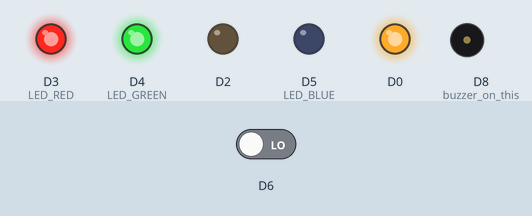
A sketch run on a simulated ESP8266 (NodeMCU). On the bench: output pins drawn as LEDs (lit = HIGH), buzzer (waves = sounding, pin HIGH). Inputs (shaded band) come from the test bench; at power-on: D6 LOW. WiFi joins after 1.5 s; servers stay silent unless stated; no MQTT or app messages arrive unless stated; what the sketch prints to the serial monitor is not drawn.

Above: at 0.1 s.
At 2.7 s:
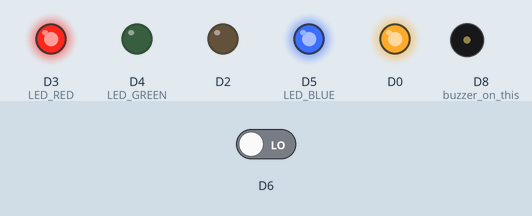
2.8 s: D6 driven HIGH
At 3.65 s:
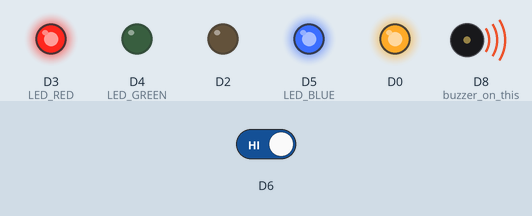
Timing chart, 0 to 5.8 s (numbered marks = the images above; inputs shaded):
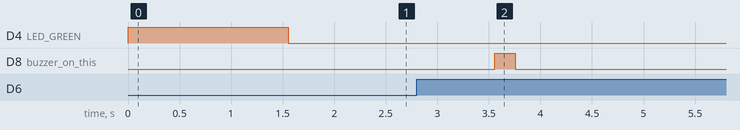

Measured:
- after the input at 2.8 s, D8 (buzzer_on_this): LOW → HIGH after 0.76 s, → LOW 0.20 s later

The sketch:

arduino_6.ino
```cpp
/*
 *  Lesson-11
 *  Make sure to install PubSubClient library prior to compiling this sketch
 */

#include <ESP8266WiFi.h>
#include <DHT.h>
#include <PubSubClient.h> // Allows us to connect to, and publish to the MQTT broker

#define LED_OFF 0
#define LED_RED 1
#define LED_GREEN 2
#define LED_BLUE 3

/*
ESP8266 pin usage:

  D0:  Relay, When 0 is applied, relay is activated
  D1:  I/O, with Factory reset Push button
  D2:  P0, solid state switch
  D3:  LED_RED
  D4:  LED_GREEN
  D5:  LED_BLUE
  D6:  I/O   ; Will connect motion sensor to this
  D7:  I/O   ; will connect DHT11 temp/humidity sensor to this
  D8:  Buzzer ; whwn 1 is applied, P0 is actrivated

*/
WiFiClient wifiClient;
DHT dhtd7(D7, DHT11);

char *ssid = "WiFi-66CF";       // maximum allowable ssid length is 27, as one terminating null character is reserved
char *password = "98490820";   // maximum allowable password lenth is 27
const char* mqtt_username = "raman";
const char* mqtt_password = "Test@2021";

const char* mqtt_server = "35.223.145.82";
const char* clientID = "MyDevice";
PubSubClient client(mqtt_server, 1883, wifiClient); // 1883 is the secure listener port for the Broker

long last_motion_check_time;
int motion_check_duration;
boolean relay_status;
boolean P0_status;
uint16_t led_color;
uint16_t prev_motion_sensor;

void setup()
{
  Serial.begin(115200);
  Serial.println();

  pinMode(D0, OUTPUT);
  digitalWrite(D0, HIGH);  // Relay is OFF
  pinMode(D1, INPUT);
  pinMode(D2, OUTPUT);
  digitalWrite(D2, LOW);  // solid state switch P0 is OFF
  pinMode(D3, OUTPUT);     // LED_RED  ; 1 means off, 0 means ON
  digitalWrite(D3, HIGH);
  pinMode(D4, OUTPUT);     // LED_GREEN; 1 mean off, 0 means on
  digitalWrite(D4, HIGH);
  pinMode(D5, OUTPUT);     // LED_BLUE; 1 means off, 0 means on
  digitalWrite(D5, HIGH);
  pinMode(D6, INPUT);
  pinMode(D8, OUTPUT);  // buzzer on this

  dhtd7.begin();

  put_led_on(LED_BLUE);

  // Connect to the WiFi
  WiFi.begin(ssid, password);

  // Wait until the connection has been confirmed before continuing
  while (WiFi.status() != WL_CONNECTED) {
    delay(500);
    Serial.print(".");
  }
  Serial.println("WiFi connected");

  // setCallback sets the function to be called when a message is received.
  client.setCallback(ReceivedMessage);

  // Connect to MQTT Broker
  if (Connect()) {
    Serial.println("Connected Successfully to MQTT Broker!");
  }
  else {
    Serial.println("Connection Failed!");
  }

  put_led_on(LED_GREEN);
  last_motion_check_time = millis();
  motion_check_duration = 1000;  // Normally, check motion sensor every second
  relay_status = false;
  P0_status = false;
  prev_motion_sensor = 0;
}


void loop() {
   long now;
   uint16_t motion_sensor;
   float temperature, humidity;
   char msg[256];

   // check WiFi status
   // if WiFi is not connected, powercycle the device
   if (WiFi.status() != WL_CONNECTED) {
      Serial.println("Lost WiFi connection.  Restarting");
      delay(50);
      ESP.restart();  // this is software reset which may not work all the time
   }

   // If the connection is lost, try to connect again
   if (!client.connected()) {
     Connect();
   }
   // client.loop() just tells the MQTT client code to do what it needs to do itself (i.e. check for messages, etc.)
   client.loop();

   now = millis();
   if ((now - last_motion_check_time) > motion_check_duration) {  // Do every second
      last_motion_check_time = now;
      motion_check_duration = 1000;
      motion_sensor = read_motion_sensor();
      if (motion_sensor == 1) {
         if (prev_motion_sensor == 0) {   // Note:  Motion sensor output is 1 when motion is detected
            mqtt_client_publish("MOTION_ALARM", "ON");
            beep_buzzer();
            motion_check_duration = 15000;  // If alarm is detected, motion should not be checked earlier than 10 seconds
         }
      }
      prev_motion_sensor = motion_sensor;
   }
}


void put_led_on(uint16_t color) {
  digitalWrite(D3, HIGH);
  digitalWrite(D4, HIGH);
  digitalWrite(D5, HIGH);

  if (color == LED_RED) {
      digitalWrite(D3, LOW);
  } else if (color == LED_GREEN) {
      digitalWrite(D4, LOW);
  } else if (color == LED_BLUE) {
      digitalWrite(D5, LOW);
  }
  led_color = color;
}

void put_on_relay() {
   digitalWrite(D0, LOW); // RELAY.  We have inverted D0 in hardware
}

void put_off_relay() {
   digitalWrite(D0, HIGH); // RELAY.  We have inverted D0 in hardware
}

void put_on_P0() {
   digitalWrite(D2, HIGH);
}

void put_off_P0() {
   digitalWrite(D2, LOW);
}

void beep_buzzer() {
   digitalWrite(D8, HIGH);  // produces a beep of 200 msesc duration
   delay(200);
   digitalWrite(D8, LOW);
}

uint16_t read_motion_sensor() {
   return (uint16_t)digitalRead(D6);  // Note: Motion sensor output is 1 when motion is detected
}

float read_dht11_temp() {
   return dhtd7.readTemperature();
}

float read_dht11_hum() {
   return dhtd7.readHumidity();;
}

void ReceivedMessage(char* topic, byte* payload, unsigned int payload_length) {
  // Output the first character of the message to serial (debug)
  char msg[256];
  int i;
  uint16_t motion_sensor;
  float temperature, humidity;
  char* motion_str;
  boolean send_sensors;

  if (payload_length > 0) {
     if (strncmp((char*)payload, "RELAY:OFF", payload_length) == 0) {
        put_off_relay();
     } else if (strncmp((char*)payload, "RELAY:ON", payload_length) == 0) {
        put_on_relay();
     } else if (strncmp((char*)payload, "P0:OFF", payload_length) == 0) {
        put_off_P0();
     } else if (strncmp((char*)payload, "P0:ON", payload_length) == 0) {
        put_on_P0();
     } else if (strncmp((char*)payload, "LED:RED", payload_length) == 0) {
        put_led_on(LED_RED);
     } else if (strncmp((char*)payload, "LED:GREEN", payload_length) == 0) {
        put_led_on(LED_GREEN);
     } else if (strncmp((char*)payload, "LED:BLUE", payload_length) == 0) {
        put_led_on(LED_BLUE);
     } else if (strncmp((char*)payload, "LED:OFF", payload_length) == 0) {
        put_led_on(LED_OFF);
     } else if (strncmp((char*)payload, "BUZZER:ON", payload_length) == 0) {
        beep_buzzer();
     }
  }

  motion_sensor = read_motion_sensor();
  if (motion_sensor == 0) {
     motion_str = "OFF";
  } else {
     motion_str = "ON";
  }
  temperature = read_dht11_temp();
  humidity = read_dht11_hum();
  sprintf(msg, "Motion: %s,  Temperature: %3.2f, Humidity: %3.2f", motion_str, temperature, humidity);
  mqtt_client_publish("SENSORS", msg);
}

bool Connect() {
  // Connect to MQTT Server and subscribe to the topic
  if (client.connect(clientID, mqtt_username, mqtt_password)) {
      client.subscribe("DEVICE");
      return true;
    }
    else {
      return false;
  }
}

boolean mqtt_client_publish(char* topic, char* msg) {
   boolean result;

   result = client.publish(topic, msg);
   if (!result) {
      Serial.println("Connected, but could not publish");
   }
   return result;
}
```
